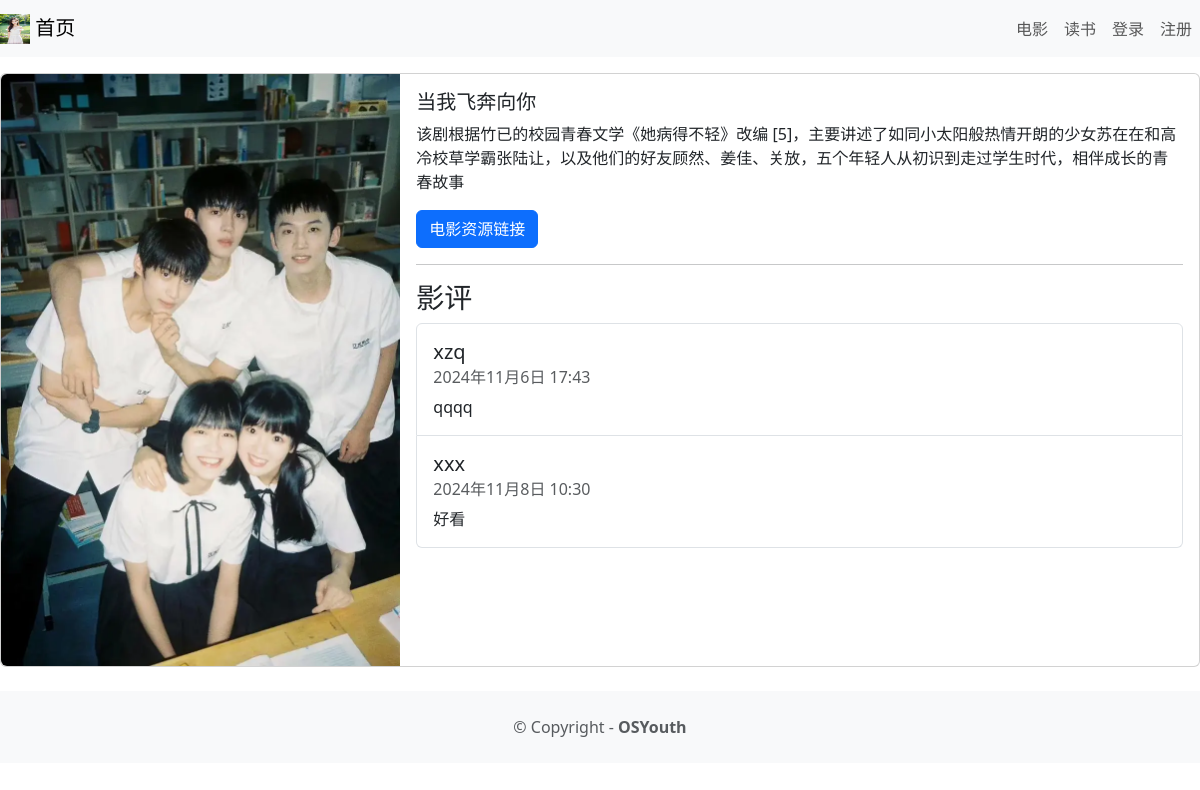
/movie/1, run on the app's committed database.
### movie/models.py (models this page shows, shortened)
class Movie(models.Model):
    title = models.CharField(max_length=100, verbose_name="电影名")
    description = models.CharField(max_length=250, verbose_name="电影简介")
    image = models.ImageField(upload_to='movie/images/', verbose_name="电影海报")
    url = models.URLField(blank=True, verbose_name="电影资源链接")
    class Meta:
        verbose_name = "电影"
        verbose_name_plural = verbose_name

class Review(models. Model) :
    text = models.CharField(max_length=100)
    date = models.DateTimeField(auto_now_add=True)
    user = models.ForeignKey(User, on_delete=models.CASCADE)
    movie = models.ForeignKey(Movie, on_delete=models.CASCADE)
    watchAgain = models.BooleanField()

### movie/views.py (the view)
# urls.py: path('<int:movie_id>', views.moviedetail, name='moviedetail'),
def moviedetail(request, movie_id):
    movie = get_object_or_404(Movie, pk=movie_id)
    reviews =Review.objects.filter(movie=movie)
    return render(request, 'moviedetail.html', {'movie': movie, 'reviews':reviews})

### movie/templates/moviedetail.html (shortened to what this page needs)
{% extends 'base.html' %}
{% block content %}
<div class="card mb-3">
    <div class="row g-0">
        <div class="col-md-4">
            <img src="{{ movie.image.url }}" class="img-fluid rounded-start" alt="">
        </div>
        <div class="col-md-8">
            <div class="card-body">
                <h5 class="card-title">{{ movie.title }}</h5>
                <p class="card-text">{{ movie.description }}</p>
                <p class="card-text">
                    {% if movie.url %}
                    <a href="{{ movie.url }}" class="btn btn-primary">
                        电影资源链接
                    </a>
                    {% endif %}
                </p>
                <hr/>
                <h3>影评</h3>
                <ul class="list-group">
                    {% for review in reviews %}
                    <li class="list-group-item pb-3 pt-3">
                        <h5 class="card-title">
                            {{ review.user.username }}
                        </h5>
                        <h6 class="card-subtitle mb-2 text-muted">
                            {{ review.date }}
                        </h6>
                        <p class="card-text">{{ review.text }}</p>
                    </li>
                    {% endfor %}
                </ul>
            </div>
        </div>
    </div>
</div>
{% endblock content %}

### templates/base.html (shortened to what this page needs)
<!DOCTYPE html>
<html lang="en">
<head>
    <link href="https://cdn.jsdelivr.net/npm/bootstrap@5.3.3/dist/css/bootstrap.min.css" rel="stylesheet"
>
</head>
<body>
<nav class="navbar navbar-expand-lg navbar-light bg-light mb-3">
         <a class="navbar-brand" href="{% url 'home' %}">
            {% load static %}
            <img src="{% static 'images/logo.jpg' %}" alt="" width="30" height="30" class="d-inline-block align-text-top"/>
            首页
        </a>
        <div class="collapse navbar-collapse"
             id="navbarNavAltMarkup">
            <div class="navbar-nav ms-auto">
                <a class="nav-link" href="{% url 'moviehome' %}">电影</a>
                <a class="nav-link" href="{% url 'bookhome' %}">读书</a>
                {% if user.is_authenticated %}
                    <a class="nav-link" href="{% url 'logoutaccount' %}">
                        注销 ({{ user.username }})
                    </a>
                {% else %}
                <a class="nav-link" href="{% url 'loginaccount' %}">登录</a>
                <a class="nav-link" href="{% url 'signupaccount' %}">注册</a>
                {% endif %}
            </div>
        </div>
</nav>
{% block content%}
{% endblock content %}
<footer class="text-center text-lg-start bg-light text-muted mt-4">
    <div class="text-center p-4">
        © Copyright -
        <a class="text-reset fw-bold text-decoration-none" target="_blank" href="https://www.hnvcc.edu.cn/">
            OSYouth
        </a>
    </div>
</footer>
</body>
</html>

### data on the page
Movie: image (picture), title "当我飞奔向你", description "该剧根据竹已的校园青春文学《她病得不轻》改编 [5]，主要讲述了如同小太阳般热情开朗的少女苏在在和高冷校草学霸张陆让，以及他们的好友顾然、姜佳、关放，五个年轻人从初识到走过学生时代，相伴成长的青春故事"
Review: user.username "xzq", date "2024年11月6日 17:43", text "qqqq"
Review: user.username "xxx", date "2024年11月8日 10:30", text "好看"
